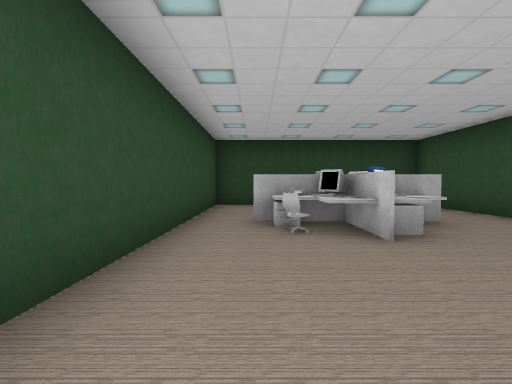
[1] (above)

22 first-person views from a walk through a scene from a Unity 3-D project. The camera is 1.4 m above the floor, tilts 2° down and sees 85° across. The floor is counted in squares, 2 m on a side. Each view is taken from the middle of a square. On the plan, view 1 faces up. The plan holds only what a view shows up to about 9 squares ahead; the rest is blank. The player character is not drawn. Some animated figures are left out.

[2]
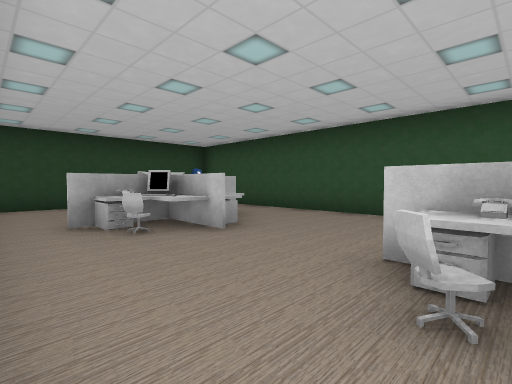

[3]
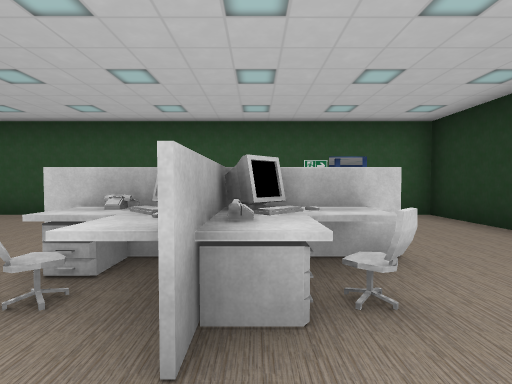

[4]
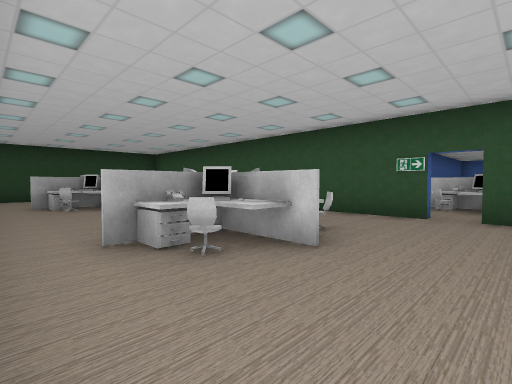

[5]
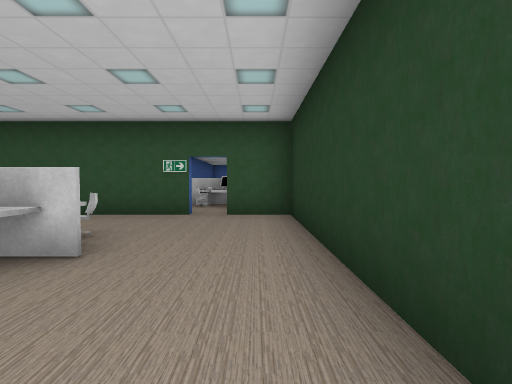

[6]
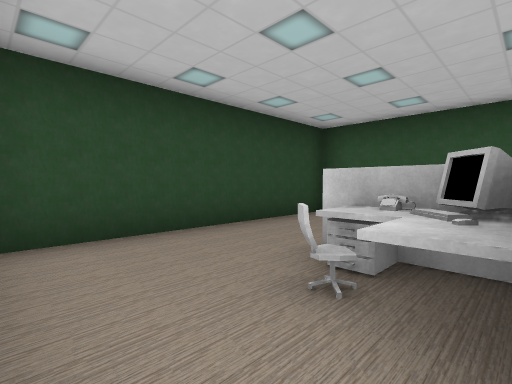

[7]
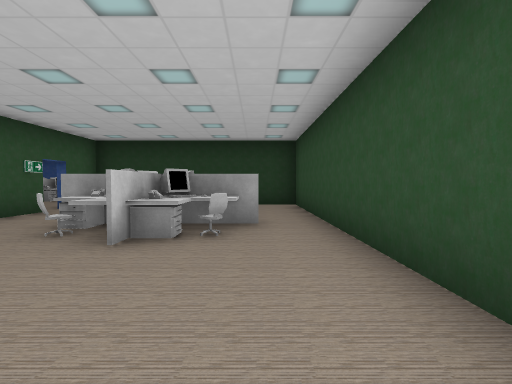

[8]
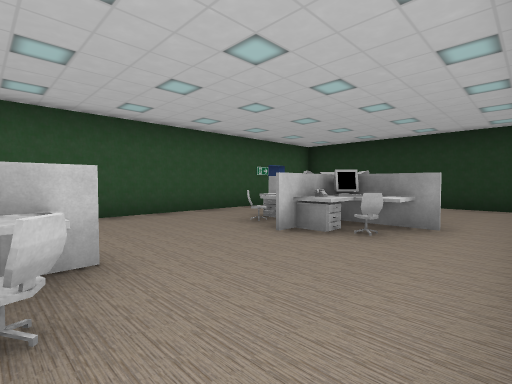

[9]
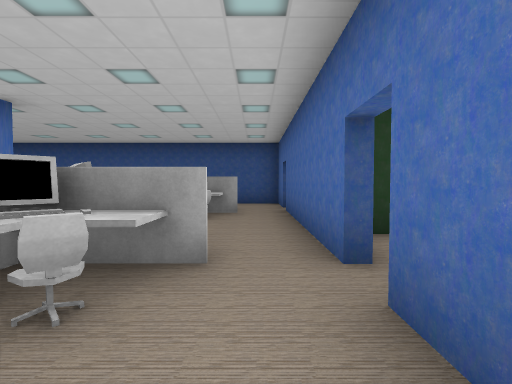

[10]
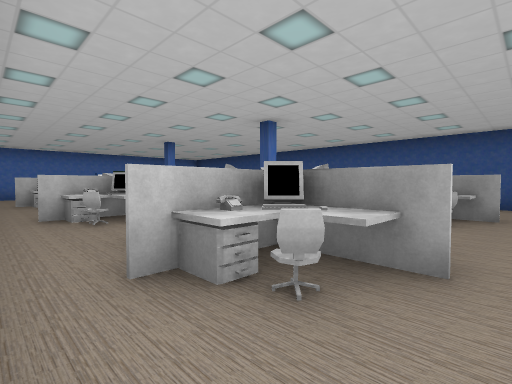

[11]
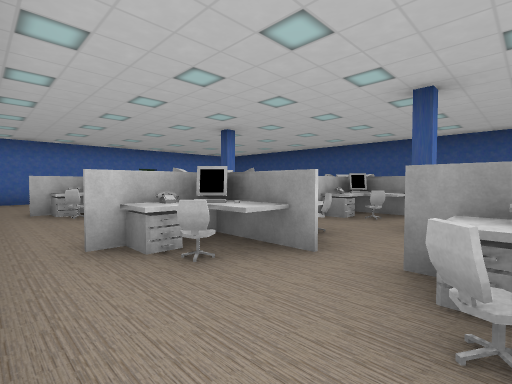

[12]
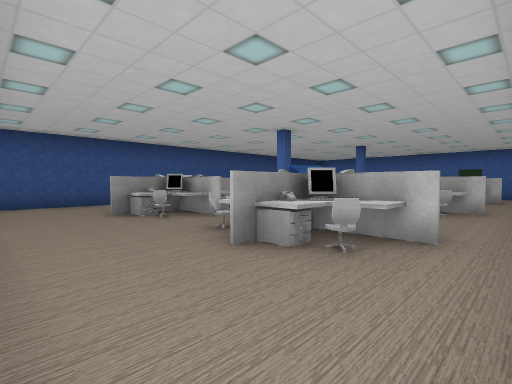

[13]
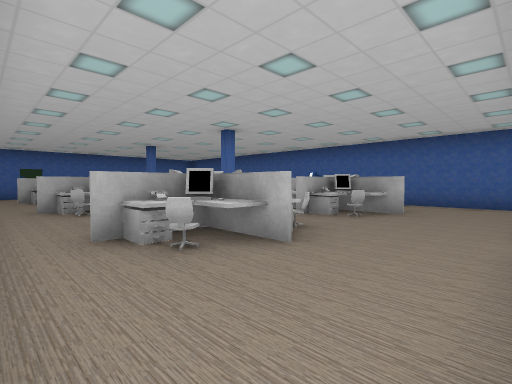

[14]
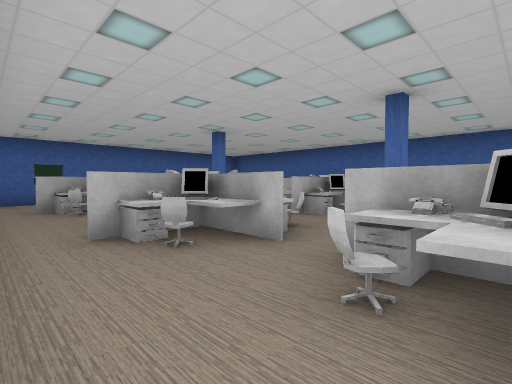

[15]
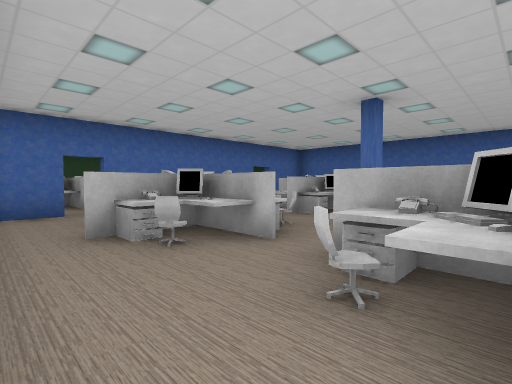

[16]
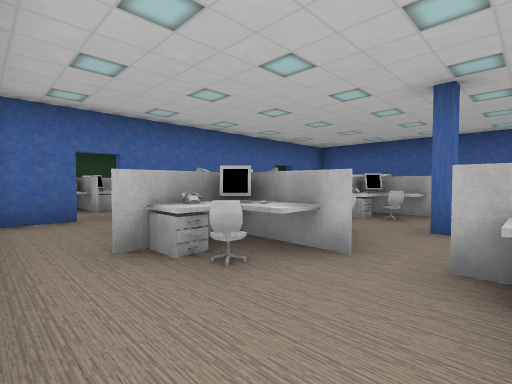

[17]
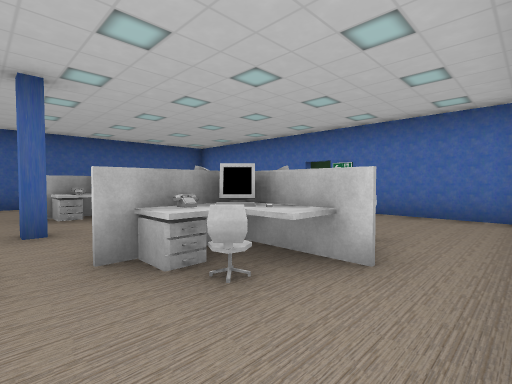

[18]
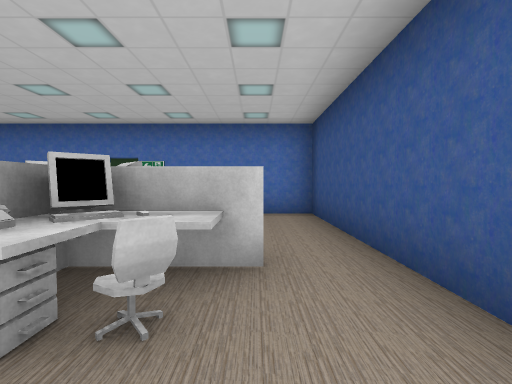

[19]
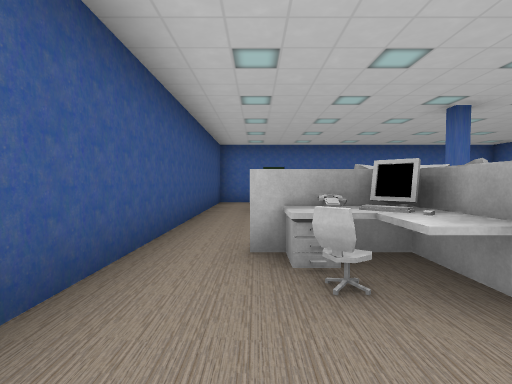

[20]
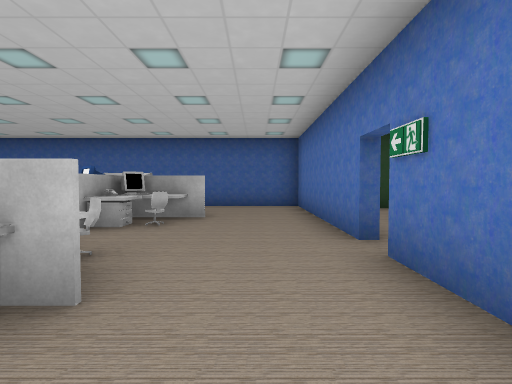

[21]
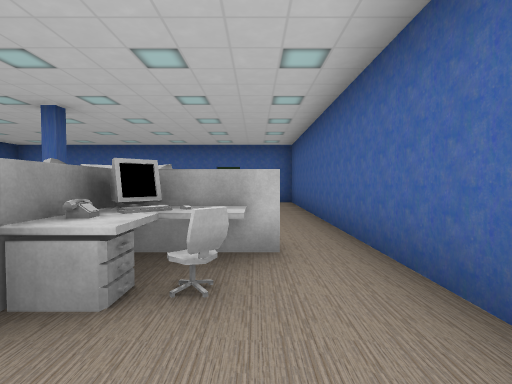

[22]
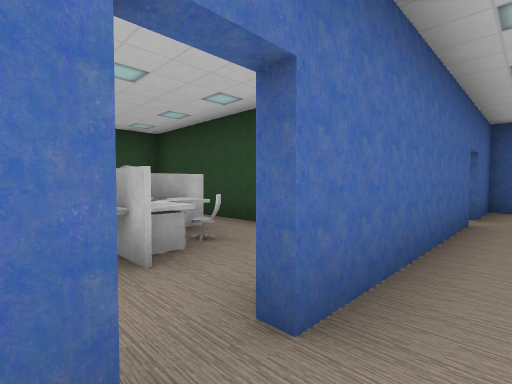

### Floor plan
Points are (right, up) in squares from view 1. A wall is a line through its corners. A room is listed if a view was taken in it or the views show most of it. See-through windows are left out.
Room 1 (views 1, 2, 3, 4, 5, 6, 7, 8)
walls: (5, -2.6) (5, 7.6); (5, 8.7) (-1.2, 8.7) (-1.2, -4.8) (5, -4.8) (5, -3.4)
ways out: opening at (5, -3) to room 2
objects: other object (0, -2) to (3, 1); other object (0, 4) to (3, 6)
Room 2 (views 9, 10, 11, 12, 13, 14, 15, 16, 17, 18, 19, 20, 21, 22)
walls: (15.3, -10.2) (20.3, -10.2) (20.3, -6.4); (14.9, -0.7) (5.3, -0.7) (5.3, -2.6); (20.3, -5.6) (20.3, -0.7) (17.1, -0.7); (5.3, -8.6) (5.3, -9.9); (5.3, -3.4) (5.3, -8); (5.9, -10.2) (13.8, -10.2)
ways out: opening at (5, -3) to room 1; opening at (20, -6); gap at (5, -8.5)
objects: other object (7, -9) to (9, -6); other object (7, -5) to (9, -2); other object (11, -9) to (13, -6); other object (11, -5) to (13, -2); other object (15, -9) to (18, -6); other object (15, -5) to (18, -2)

Positions as (right, up) in squares from view 1, and headings:
1: (0, 0), facing up
2: (-1, 0), facing up-right
3: (-1, -1), facing right
4: (-1, -4), facing up-right
5: (-1, -4), facing right
6: (-1, 5), facing up-right
7: (0, 4), facing down
8: (-1, 4), facing down-right
9: (6, -1), facing down
10: (6, -1), facing down-right
11: (9, -1), facing down-right
12: (20, -1), facing down-left
13: (20, -10), facing up-left
14: (16, -10), facing up-left
15: (12, -10), facing up-left
16: (11, -10), facing up-left
17: (14, -10), facing up-right
18: (14, -9), facing right
19: (15, -9), facing left
20: (19, -9), facing up
21: (15, -2), facing left
22: (6, -9), facing up-left
